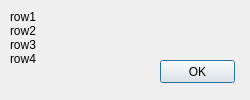
<?xml version="1.0" encoding="UTF-8"?>
<ui version="4.0">
 <class>DialogError</class>
 <widget class="QDialog" name="DialogError">
  <property name="geometry">
   <rect>
    <x>0</x>
    <y>0</y>
    <width>250</width>
    <height>100</height>
   </rect>
  </property>
  <property name="minimumSize">
   <size>
    <width>250</width>
    <height>100</height>
   </size>
  </property>
  <property name="maximumSize">
   <size>
    <width>250</width>
    <height>100</height>
   </size>
  </property>
  <property name="windowTitle">
   <string>Error</string>
  </property>
  <widget class="QLabel" name="label_error_text">
   <property name="geometry">
    <rect>
     <x>10</x>
     <y>10</y>
     <width>221</width>
     <height>61</height>
    </rect>
   </property>
   <property name="text">
    <string>row1
row2
row3
row4</string>
   </property>
   <property name="alignment">
    <set>Qt::AlignLeading|Qt::AlignLeft|Qt::AlignTop</set>
   </property>
  </widget>
  <widget class="QPushButton" name="pushButton_ok">
   <property name="geometry">
    <rect>
     <x>160</x>
     <y>60</y>
     <width>75</width>
     <height>23</height>
    </rect>
   </property>
   <property name="text">
    <string>OK</string>
   </property>
  </widget>
 </widget>
 <resources/>
 <connections>
  <connection>
   <sender>pushButton_ok</sender>
   <signal>clicked()</signal>
   <receiver>DialogError</receiver>
   <slot>close()</slot>
   <hints>
    <hint type="sourcelabel">
     <x>207</x>
     <y>71</y>
    </hint>
    <hint type="destinationlabel">
     <x>199</x>
     <y>149</y>
    </hint>
   </hints>
  </connection>
 </connections>
</ui>
